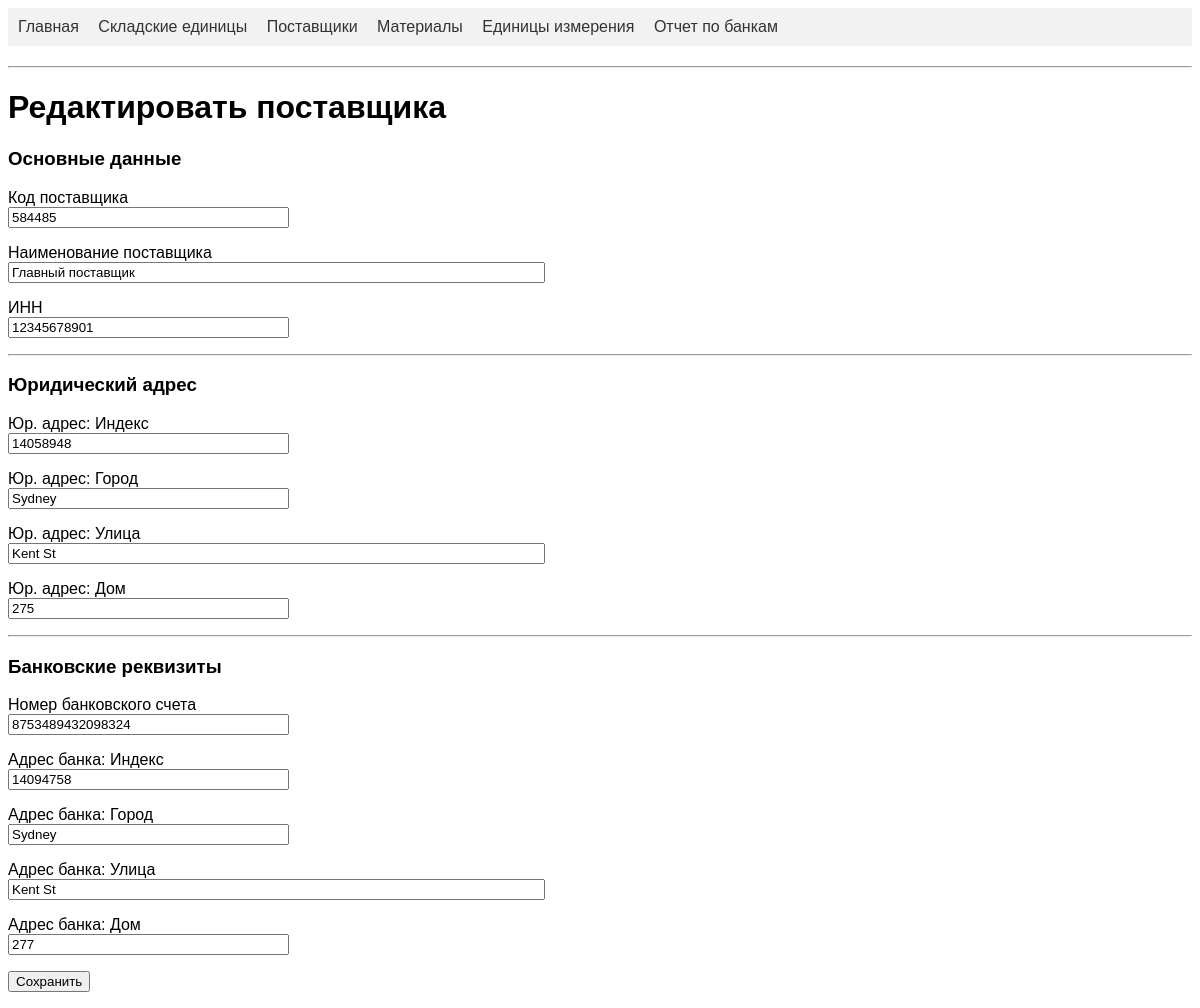
The app's page /edit_supplier/1 with its own data.
### app/models.py (models this page shows, shortened)
class Supplier(db.Model):
    id = db.Column(db.Integer, primary_key=True)
    supplier_code = db.Column(db.String(64), index=True, unique=True, nullable=False)
    supplier_name = db.Column(db.String(128), nullable=False)
    tin = db.Column(db.String(12), unique=True, nullable=False)  # ИНН
    legal_postal_code = db.Column(db.String(10))
    legal_city = db.Column(db.String(128))
    legal_street = db.Column(db.String(256))
    legal_house = db.Column(db.String(32))
    bank_account_number = db.Column(db.String(64))
    bank_postal_code = db.Column(db.String(10))
    bank_city = db.Column(db.String(128))
    bank_street = db.Column(db.String(256))
    bank_house = db.Column(db.String(32))
    storage_units = db.relationship('StorageUnit', backref='supplier', lazy='dynamic')

### app/routes.py (the view)
@main.route('/edit_supplier/<int:supplier_id>', methods=['GET', 'POST'])
def edit_supplier(supplier_id):
    supplier = Supplier.query.get_or_404(supplier_id)
    form = SupplierForm()
    if form.validate_on_submit():
        supplier.supplier_code = form.supplier_code.data
        supplier.supplier_name = form.supplier_name.data
        supplier.tin = form.tin.data
        supplier.legal_postal_code = form.legal_postal_code.data
        supplier.legal_city = form.legal_city.data
        supplier.legal_street = form.legal_street.data
        supplier.legal_house = form.legal_house.data
        supplier.bank_account_number = form.bank_account_number.data
        supplier.bank_postal_code = form.bank_postal_code.data
        supplier.bank_city = form.bank_city.data
        supplier.bank_street = form.bank_street.data
        supplier.bank_house = form.bank_house.data
        db.session.commit()
        flash('Данные поставщика обновлены!', 'success')
        return redirect(url_for('main.suppliers'))
    elif request.method == 'GET':
        form.supplier_code.data = supplier.supplier_code
        form.supplier_name.data = supplier.supplier_name
        form.tin.data = supplier.tin
        form.legal_postal_code.data = supplier.legal_postal_code
        form.legal_city.data = supplier.legal_city
        form.legal_street.data = supplier.legal_street
        form.legal_house.data = supplier.legal_house
        form.bank_account_number.data = supplier.bank_account_number
        form.bank_postal_code.data = supplier.bank_postal_code
        form.bank_city.data = supplier.bank_city
        form.bank_street.data = supplier.bank_street
        form.bank_house.data = supplier.bank_house
    return render_template('add_supplier.html', title='Редактировать поставщика', form=form)

### app/forms.py
class SupplierForm(FlaskForm):
    supplier_code = StringField('Код поставщика', validators=[DataRequired(), Length(max=64)])
    supplier_name = StringField('Наименование поставщика', validators=[DataRequired(), Length(max=128)])
    tin = StringField('ИНН', validators=[DataRequired(), Length(min=10, max=12)])
    legal_postal_code = StringField('Юр. адрес: Индекс', validators=[Length(max=10)])
    legal_city = StringField('Юр. адрес: Город', validators=[Length(max=128)])
    legal_street = StringField('Юр. адрес: Улица', validators=[Length(max=256)])
    legal_house = StringField('Юр. адрес: Дом', validators=[Length(max=32)])
    bank_account_number = StringField('Номер банковского счета', validators=[Length(max=64)])
    bank_postal_code = StringField('Адрес банка: Индекс', validators=[Length(max=10)])
    bank_city = StringField('Адрес банка: Город', validators=[Length(max=128)])
    bank_street = StringField('Адрес банка: Улица', validators=[Length(max=256)])
    bank_house = StringField('Адрес банка: Дом', validators=[Length(max=32)])
    submit = SubmitField('Сохранить')

### app/templates/add_supplier.html (shortened to what this page needs)
{% extends "base.html" %}
{% block content %}
    <h1>{{ title }}</h1>
    <form action="" method="post" novalidate>
        <h3>Основные данные</h3>
        <p>
            {{ form.supplier_code.label }}<br>
            {{ form.supplier_code(size=32) }}
        </p>
        <p>
            {{ form.supplier_name.label }}<br>
            {{ form.supplier_name(size=64) }}
        </p>
        <p>
            {{ form.tin.label }}<br>
            {{ form.tin(size=32) }}
        </p>
        <hr>
        <h3>Юридический адрес</h3>
        <p>
            {{ form.legal_postal_code.label }}<br>
            {{ form.legal_postal_code(size=32) }}
        </p>
        <p>
            {{ form.legal_city.label }}<br>
            {{ form.legal_city(size=32) }}
        </p>
        <p>
            {{ form.legal_street.label }}<br>
            {{ form.legal_street(size=64) }}
        </p>
        <p>
            {{ form.legal_house.label }}<br>
            {{ form.legal_house(size=32) }}
        </p>
        <hr>
        <h3>Банковские реквизиты</h3>
        <p>
            {{ form.bank_account_number.label }}<br>
            {{ form.bank_account_number(size=32) }}
        </p>
        <p>
            {{ form.bank_postal_code.label }}<br>
            {{ form.bank_postal_code(size=32) }}
        </p>
        <p>
            {{ form.bank_city.label }}<br>
            {{ form.bank_city(size=32) }}
        </p>
        <p>
            {{ form.bank_street.label }}<br>
            {{ form.bank_street(size=64) }}
        </p>
        <p>
            {{ form.bank_house.label }}<br>
            {{ form.bank_house(size=32) }}
        </p>
        <p>{{ form.submit() }}</p>
    </form>
{% endblock %}

### app/templates/base.html (style rules this page uses)
body { font-family: Arial, sans-serif; }

### records on screen
Supplier: supplier_code "584485", supplier_name "Главный поставщик", tin "12345678901", legal_postal_code "14058948", legal_city "Sydney", legal_street "Kent St", legal_house "275", bank_account_number "8753489432098324", bank_postal_code "14094758", bank_city "Sydney", bank_street "Kent St", bank_house "277"

### other values on screen
{{ title }} "Редактировать поставщика"
